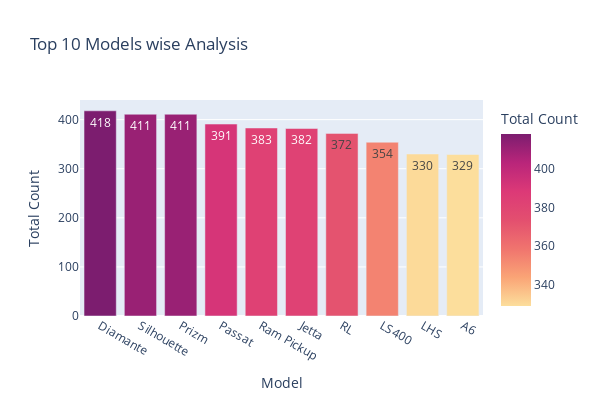

Write notebook code for a chart like this one.
### Code cell
import plotly.express as px

# top 10 most frequent models
top_10_models = df['Model'].value_counts().nlargest(10).reset_index()
top_10_models.columns = ['Model', 'Count']

fig = px.bar(top_10_models,
             x='Model',
             y='Count',
             title='Top 10 Models wise Analysis',
             width=600, height=400,
             text='Count',
             color='Count',
             color_continuous_scale='Sunsetdark',
             labels={"Model": "Model", "Count": "Total Count"})

fig.show()

### Figure 1 — Plotly figure (JSON) as saved in the notebook; plotly's stock layout.template omitted (floating-point values rounded to 4 significant figures)
{"data": [{"alignmentgroup": "True", "hovertemplate": "Model=%{x}<br>Total Count=%{marker.color}<extra></extra>", "legendgroup": "", "marker": {"color": [418, 411, 411, 391, 383, 382, 372, 354, 330, 329], "coloraxis": "coloraxis", "pattern": {"shape": ""}}, "name": "", "offsetgroup": "", "orientation": "v", "showlegend": false, "text": [418, 411, 411, 391, 383, 382, 372, 354, 330, 329], "textposition": "auto", "type": "bar", "x": ["Diamante", "Silhouette", "Prizm", "Passat", "Ram Pickup", "Jetta", "RL", "LS400", "LHS", "A6"], "xaxis": "x", "y": [418, 411, 411, 391, 383, 382, 372, 354, 330, 329], "yaxis": "y"}], "layout": {"barmode": "relative", "coloraxis": {"colorbar": {"title": {"text": "Total Count"}}, "colorscale": [[0, "rgb(252, 222, 156)"], [0.1667, "rgb(250, 164, 118)"], [0.3333, "rgb(240, 116, 110)"], [0.5, "rgb(227, 79, 111)"], [0.6667, "rgb(220, 57, 119)"], [0.8333, "rgb(185, 37, 122)"], [1, "rgb(124, 29, 111)"]]}, "height": 400, "legend": {"tracegroupgap": 0}, "title": {"text": "Top 10 Models wise Analysis"}, "width": 600, "xaxis": {"anchor": "y", "domain": [0, 1], "title": {"text": "Model"}}, "yaxis": {"anchor": "x", "domain": [0, 1], "title": {"text": "Total Count"}}}}
